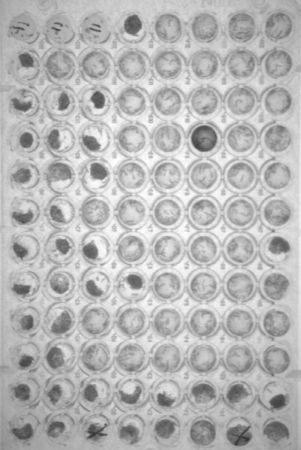
#> input picture COMP61342 Computer Vision/Practical Assignment/python_snippets/coursework/1_Threshold_Based/tray/tray.png, 301 x 450 px
$ python tray.py
#> lines starting #> are read from the running program, lines starting #| are printed output that depends on the picture; after the words box and inside, x2 and y2 are one past the last pixel; in counts of white or black regions, pixels touching at a corner belong together
import cv2
import matplotlib.pyplot as plt
import numpy as np

def histogram(img):
    # show histogram
    # Calculate the histogram
    hist = cv2.calcHist([img], [0], None, [256], [0, 256])
    hist = hist.reshape(256)

    # Plot histogram
    plt.bar(np.linspace(0, 255, 256), hist)
    plt.title('Histogram')
    plt.ylabel('Frequency')
    plt.xlabel('Grey Level')
    plt.show()

if __name__ == '__main__':
    img = cv2.imread('tray.png', cv2.IMREAD_GRAYSCALE)
#> img is the input picture: shape (450, 301); min 52, max 255, mean 183.2
    # smooth
    blur = cv2.blur(img, (100, 100))
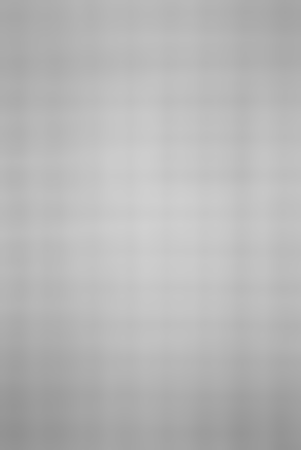
#> blur: shape (450, 301); min 145, max 208, mean 183.1
    cv2.imwrite('tray_blur.png', blur)

    # subtract and add it bac
    img = img - blur + 128
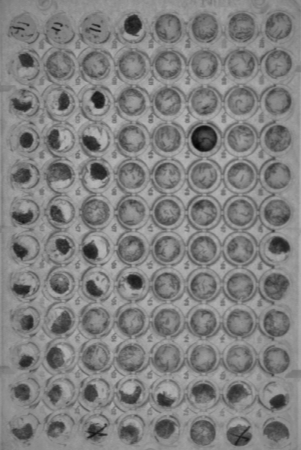
#> img: shape (450, 301); min 5, max 184, mean 128.1
    cv2.imwrite('tray_final.png', img)

    # # threshold
    thres = 95
    # img = cv2.imread('tray.png', cv2.IMREAD_GRAYSCALE)
    _, img = cv2.threshold(img, thres, 255, cv2.THRESH_BINARY)
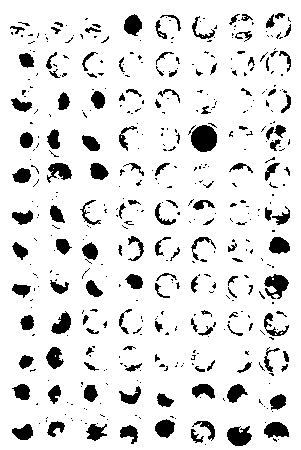
#> img: shape (450, 301); 88.5% white; 464 black regions (328 under 20 px), largest, box (x1, y1, x2, y2) and area: (191, 125, 217, 152) 553, (264, 274, 289, 299) 358, (227, 426, 252, 446) 355
    cv2.imwrite('tray_thres_'+str(thres)+'.png', img)
